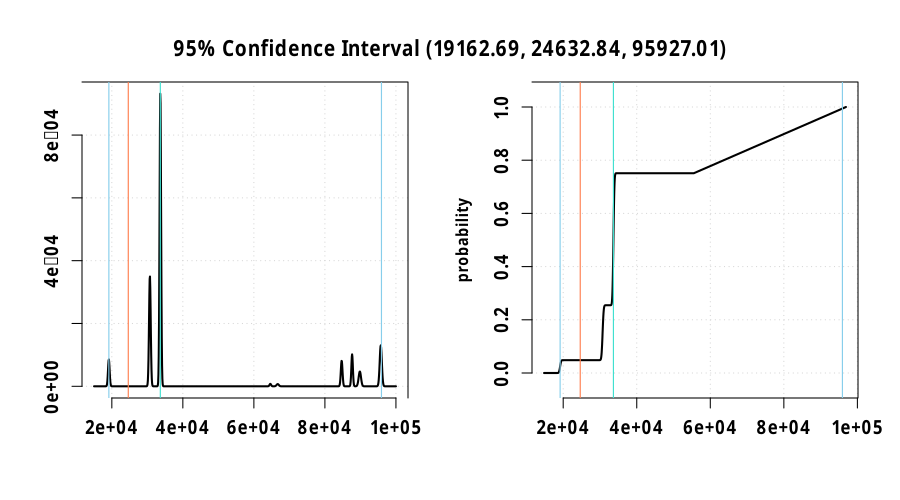

The R source for this figure:
rm(list = ls(all.names = TRUE)) #will clear all objects includes hidden objects.
# load libraries
options("StartupBanner" = "off")
options(expressions = 500000) #increase the limit on the number of nested expressions that will be evaluated
library("distr")
library("distrEx")
library("rlang") # required for environment functions
library(llvm)
distroptions("WarningArith" = FALSE)
set.seed(100)

# max loop number(less than or equal to)
max_loop <- 100000
restore.energy <- distr::Norm(11024.3, 30) # nj
restore.timing <- distr::Norm(8409.47, 0.01) # us


block.entry <- env(
  name = "entry",
  preds = list(),
  succs = list("checkpoint.1"),
  energy = "E(classify, entry)",
  timing = "T(classify, entry)",
  insts = list(
    list("sym$\"data.addr\" <- alloca(\"i16\")", "nop", "E(alloca)", "T(alloca)"),
    list("sym$\"result\" <- alloca(\"i16\")", "nop", "E(alloca)", "T(alloca)"),
    list("store(sym$\"data\", sym$\"data.addr\")", "nop", "E(store)", "T(store)"),
    list("store(-1, sym$\"result\")", "nop", "E(store)", "T(store)"),
    list("br(checkpoint.1)", "nop", "E(br)", "T(br)")))

block.checkpoint.1 <- env(
  name = "checkpoint.1",
  preds = list("entry"),
  succs = list("if.then", "if.else"),
  energy = "E(classify, checkpoint.1)",
  timing = "T(classify, checkpoint.1)",
  insts = list(
    list("checkpoint()", "nop", "E(call) + distr::Norm(14560, 20)", "T(call) + distr::Norm(8517.05, 0.01)"),
    list("sym$\"0\" <- load(sym$\"data.addr\")", "nop", "E(load)", "T(load)"),
    list("sym$\"cmp\" <- icmp(slt, sym$\"0\", 21)", "nop", "E(icmp)", "T(icmp)"),
    list("br(if.then, if.else, sym$\"cmp\")", "{if (is(sym$\"0\", \"Distribution\")) sym$\"0\" <- add(sym$\"cmp\", 21)};store(sym$\"0\", sym$\"data.addr\"); ", "E(br)", "T(br)")))

block.if.then <- env(
  name = "if.then",
  preds = list("checkpoint.1"),
  succs = list("checkpoint.2"),
  energy = "E(classify, if.then)",
  timing = "T(classify, if.then)",
  insts = list(
    list("if(checkpoint.1) {sym$\"cmp\" <- sym$\"cmp.true\"; {if (is(sym$\"0\", \"Distribution\")) sym$\"0\" <- add(sym$\"cmp\", 21)};store(sym$\"0\", sym$\"data.addr\"); };", "nop", "0", "0"),
    list("sym$\"1\" <- load(sym$\"data.addr\")", "nop", "E(load)", "T(load)"),
    list("store(1, sym$\"result\")", "nop", "E(store)", "T(store)"),
    list("br(checkpoint.2)", "nop", "E(br)", "T(br)")))

block.checkpoint.2 <- env(
  name = "checkpoint.2",
  preds = list("if.then"),
  succs = list("if.end4"),
  energy = "E(classify, checkpoint.2)",
  timing = "T(classify, checkpoint.2)",
  insts = list(
    list("checkpoint()", "nop", "E(call) + distr::Norm(14560, 20)", "T(call) + distr::Norm(8517.05, 0.01)"),
    list("br(if.end4)", "nop", "E(br)", "T(br)")))

block.if.else <- env(
  name = "if.else",
  preds = list("checkpoint.1"),
  succs = list("if.then2", "if.else3"),
  energy = "E(classify, if.else)",
  timing = "T(classify, if.else)",
  insts = list(
    list("if(checkpoint.1) {sym$\"cmp\" <- sym$\"cmp.false\"; {if (is(sym$\"0\", \"Distribution\")) sym$\"0\" <- add(sym$\"cmp\", 21)};store(sym$\"0\", sym$\"data.addr\"); };", "nop", "0", "0"),
    list("sym$\"2\" <- load(sym$\"data.addr\")", "nop", "E(load)", "T(load)"),
    list("sym$\"cmp1\" <- icmp(sgt, sym$\"2\", 27)", "nop", "E(icmp)", "T(icmp)"),
    list("br(if.then2, if.else3, sym$\"cmp1\")", "{if (is(sym$\"2\", \"Distribution\")) sym$\"2\" <- add(sym$\"cmp1\", 27)};store(sym$\"2\", sym$\"data.addr\"); ", "E(br)", "T(br)")))

block.if.then2 <- env(
  name = "if.then2",
  preds = list("if.else"),
  succs = list("checkpoint.3"),
  energy = "E(classify, if.then2)",
  timing = "T(classify, if.then2)",
  insts = list(
    list("if(if.else) {sym$\"cmp1\" <- sym$\"cmp1.true\"; {if (is(sym$\"2\", \"Distribution\")) sym$\"2\" <- add(sym$\"cmp1\", 27)};store(sym$\"2\", sym$\"data.addr\"); };", "nop", "0", "0"),
    list("store(0, sym$\"result\")", "nop", "E(store)", "T(store)"),
    list("br(checkpoint.3)", "nop", "E(br)", "T(br)")))

block.checkpoint.3 <- env(
  name = "checkpoint.3",
  preds = list("if.then2"),
  succs = list("if.end"),
  energy = "E(classify, checkpoint.3)",
  timing = "T(classify, checkpoint.3)",
  insts = list(
    list("checkpoint()", "nop", "E(call) + distr::Norm(14560, 20)", "T(call) + distr::Norm(8517.05, 0.01)"),
    list("br(if.end)", "nop", "E(br)", "T(br)")))

block.if.else3 <- env(
  name = "if.else3",
  preds = list("if.else"),
  succs = list("if.end"),
  energy = "E(classify, if.else3)",
  timing = "T(classify, if.else3)",
  insts = list(
    list("if(if.else) {sym$\"cmp1\" <- sym$\"cmp1.false\"; {if (is(sym$\"2\", \"Distribution\")) sym$\"2\" <- add(sym$\"cmp1\", 27)};store(sym$\"2\", sym$\"data.addr\"); };", "nop", "0", "0"),
    list("br(if.end)", "nop", "E(br)", "T(br)")))

block.if.end <- env(
  name = "if.end",
  preds = list("if.else3", "checkpoint.3"),
  succs = list("if.end4"),
  energy = "E(classify, if.end)",
  timing = "T(classify, if.end)",
  insts = list(
    list("br(if.end4)", "nop", "E(br)", "T(br)")))

block.if.end4 <- env(
  name = "if.end4",
  preds = list("if.end", "checkpoint.2"),
  succs = list(),
  energy = "E(classify, if.end4)",
  timing = "T(classify, if.end4)",
  insts = list(
    list("checkpoint()", "nop", "E(call) + distr::Norm(14560, 20)", "T(call) + distr::Norm(8517.05, 0.01)"),
    list("sym$\"3\" <- load(sym$\"result\")", "nop", "E(load)", "T(load)"),
    list("path.return <<- c(path.return, ret(sym$\"3\")); if.end4 <- TRUE; if.end <- FALSE; checkpoint.2 <- FALSE", "nop", "E(ret)", "T(ret)")))

preds <- list(list(), list(block.entry), list(block.checkpoint.1), list(block.if.then), list(block.checkpoint.1), list(block.if.else), list(block.if.then2), list(block.if.else), list(block.if.else3, block.checkpoint.3), list(block.if.end, block.checkpoint.2))
names(preds) <- c(block.entry$name, block.checkpoint.1$name, block.if.then$name, block.checkpoint.2$name, block.if.else$name, block.if.then2$name, block.checkpoint.3$name, block.if.else3$name, block.if.end$name, block.if.end4$name)

succs <- list(list(block.checkpoint.1), list(block.if.then, block.if.else), list(block.checkpoint.2), list(block.if.end4), list(block.if.then2, block.if.else3), list(block.checkpoint.3), list(block.if.end), list(block.if.end), list(block.if.end4), list())
names(succs) <- c(block.entry$name, block.checkpoint.1$name, block.if.then$name, block.checkpoint.2$name, block.if.else$name, block.if.then2$name, block.checkpoint.3$name, block.if.else3$name, block.if.end$name, block.if.end4$name)

edge_global <- as.list(rep(0, 11))
edge_local <- as.list(rep(0, 11))
edge_visited <- as.list(rep(0, 11))
names(edge_global) <- c("entry#checkpoint.1", "checkpoint.1#if.then", "checkpoint.1#if.else", "if.then#checkpoint.2", "checkpoint.2#if.end4", "if.else#if.then2", "if.else#if.else3", "if.then2#checkpoint.3", "checkpoint.3#if.end", "if.else3#if.end", "if.end#if.end4")
names(edge_local) <- c("entry#checkpoint.1", "checkpoint.1#if.then", "checkpoint.1#if.else", "if.then#checkpoint.2", "checkpoint.2#if.end4", "if.else#if.then2", "if.else#if.else3", "if.then2#checkpoint.3", "checkpoint.3#if.end", "if.else3#if.end", "if.end#if.end4")
names(edge_visited) <- c("entry#checkpoint.1", "checkpoint.1#if.then", "checkpoint.1#if.else", "if.then#checkpoint.2", "checkpoint.2#if.end4", "if.else#if.then2", "if.else#if.else3", "if.then2#checkpoint.3", "checkpoint.3#if.end", "if.else3#if.end", "if.end#if.end4")

freq <- as.list(rep("0", 10))
names(freq) <- c(block.entry$name, block.checkpoint.1$name, block.if.then$name, block.checkpoint.2$name, block.if.else$name, block.if.then2$name, block.checkpoint.3$name, block.if.else3$name, block.if.end$name, block.if.end4$name)

visited <- as.list(rep(0, 10))
names(visited) <- c(block.entry$name, block.checkpoint.1$name, block.if.then$name, block.checkpoint.2$name, block.if.else$name, block.if.then2$name, block.checkpoint.3$name, block.if.else3$name, block.if.end$name, block.if.end4$name)

color <- as.list(rep("white", 10))
names(color) <- c(block.entry$name, block.checkpoint.1$name, block.if.then$name, block.checkpoint.2$name, block.if.else$name, block.if.then2$name, block.checkpoint.3$name, block.if.else3$name, block.if.end$name, block.if.end4$name)

total_visit <- as.list(rep(0, 10))
names(total_visit) <- c(block.entry$name, block.checkpoint.1$name, block.if.then$name, block.checkpoint.2$name, block.if.else$name, block.if.then2$name, block.checkpoint.3$name, block.if.else3$name, block.if.end$name, block.if.end4$name)

.function <- list(
  name = "classify",
  formals = list("sym$\"data\" <- Mixing(Binom(40, 0.4), 15 + Binom(30, 0.6), mixCoeff = c(0.7, 0.3))"),
  initials = list("entry <- FALSE; checkpoint.1 <- FALSE; if.then <- FALSE; checkpoint.2 <- FALSE; if.else <- FALSE; if.then2 <- FALSE; checkpoint.3 <- FALSE; if.else3 <- FALSE; if.end <- FALSE; if.end4 <- FALSE"),
  globals = list(),
  types = list(),
  blocks = list(block.entry, block.checkpoint.1, block.if.then, block.checkpoint.2, block.if.else, block.if.then2, block.checkpoint.3, block.if.else3, block.if.end, block.if.end4))

# Capacitor Thresholds
min_cap <- 520200 * 2 #nj
max_cap <- 781250 * 2 #nj

# 2 mF capacitance 40 cm distance profile
harvesting_time <- 20000 # us

# Create output file
profile <- paste0(".output/", .function$name, ".profile")
file.create(profile, showWarnings = FALSE, recursive = TRUE)

clone <- function(env) {
  newenv <- rlang::env_clone(env)
  newenv$stack <- rlang::env_clone(env$stack)
  newenv$heap <- rlang::env_clone(env$heap)
  newenv$global <- rlang::env_clone(env$global)
  newenv$nv <- rlang::env_clone(env$nv)
  newenv$sym <- rlang::env_clone(env$sym)
  newenv$typ <- rlang::env_clone(env$typ)
  newenv$memptrs <- rlang::env_clone(env$memptrs)
  return(newenv)
}

library("dequer") # required for an efficient implementation of stack

DFS <- function(prev, v, path, prob, visited, edge_visited, env, t, e, p) {
  nodes <- stack()
  dequer::push(nodes, list(prev, v, path, prob, visited, edge_visited, env, t, e, p))
  while (length(nodes)) {
    node <- dequer::pop(nodes)
    prev <- node[[1]]; v <- node[[2]]; path <- node[[3]]; prob <- node[[4]];
    visited <- node[[5]]; edge_visited <- node[[6]]; env <- node[[7]]; t <- node[[8]]; p <- node[[10]]
    #  mark v visited
    visited[[v$name]] <- visited[[v$name]] + 1
    color[v$name] <<- "gray"
    # add blockname to the path
    path <- paste0(path, "%", v$name)
    # initialize current block
    .block <<- v
    cat(v$name, "\n")
    # eval path probability
    if (length(prev)) {
      expr <- paste0(prev$name, "_", v$name)
      value <- eval(parse(text = expr), envir = env)
      out <- paste0(prev$name, "#", v$name)
      edge_visited[[out]] <- edge_visited[[out]] + 1
      # print(paste0(out, " = ", value))
      prob <- paste0(prob, "*", value)
      p <- p * value
    }
    # add block timing to total timing
    t <- t + eval(parse(text = v$timing), envir = env)
    e <- e + eval(parse(text = v$energy), envir = env)
    # execute block's instructions
    for (inst in v$insts) {
      if (substr(inst[1], 1, 6) == "memcpy") {
        e <- e + eval(parse(text = inst[3]), envir = env)
        t <- t + eval(parse(text = inst[4]), envir = env)
      }
      eval(parse(text = inst[1]), envir = env)
    }
    # for each successor v' of v { fs
    for (i in seq_along(succs[[v$name]])) {
      # if v' not yet visited and prob is greater than 0 {
      if (length(succs[[v$name]][[i]])) {
        expr <- paste0(v$name, "_", succs[[v$name]][[i]]$name)
        value <- eval(parse(text = expr), envir = env)
        if (value > 0 && all(visited <= max_loop)) {
          # if (i == 1) clone <- env # to be more efficient
          # else
          clone_env <- clone(env) # don't create unnecessary envs.
          dequer::push(nodes, list(v, succs[[v$name]][[i]], path, prob, visited, edge_visited, clone_env, t, e, p))
        }
      }
    }
    #
    if (!length(succs[[v$name]])) {
      color[v$name] <<- "black"
      #p <- eval(parse(text = prob), envir = env)
      path.prob <<- c(path.prob, p) # TODO: is rounding good here?
      if (is.numeric(t)) t <- distr::DiscreteDistribution(t)
      path.timing <<- c(path.timing, t)
      line <- paste0(path, ":", prob, "=", p)
      write(line, file = profile, append = TRUE)
      for (i in seq_along(visited)) {
        if (visited[[i]] != 0) {
          # collect frequency as percentage
          freq[names(visited)[i]] <<- paste0(freq[names(visited)[i]], "+", p)
          total_visit[[names(visited)[i]]] <<- total_visit[[names(visited)[i]]] + visited[[i]]
        }
      }
      for (i in seq_along(edge_visited)) {
        if (edge_visited[[i]] != 0) {
          edge_global[i] <<- paste0(edge_global[i], "+", p)
          edge_local[[i]] <<- edge_local[[i]] + edge_visited[[i]]
        }
      }
    }
  }
}

path.return <- vector()
path.prob <- vector()
path.energy <- vector()
path.timing <- vector()

.block <- env()
env <- env()
source(".output/meta.R", local = env)
source(".output/model.conf.R", local = env)
# eval function parameters
eval(parse(text = .function$types), envir = env)
eval(parse(text = .function$globals), envir = env)
eval(parse(text = .function$formals), envir = env)
eval(parse(text = .function$initials), envir = env)
# run the machine
initial_t <- 0
initial_e <- 0
system.time(DFS(list(), .function$blocks[[1]], "", "1", visited, edge_visited, env, initial_t, initial_e, 1))

prob_global_file <- paste0(".output/", .function$name, ".global.prob")
file.create(prob_global_file, showWarnings = FALSE, recursive = TRUE)
for (i in seq_along(edge_global)) {
  p <- eval(parse(text = edge_global[i]))
  line <- paste0(names(edge_global)[i], ": [", edge_local[[i]], "] = ", p)
  write(line, file = prob_global_file, append = TRUE)
  #print(line)
}

prob_local_file <- paste0(".output/", .function$name, ".local.prob")
file.create(prob_local_file, showWarnings = FALSE, recursive = TRUE)
for (i in seq_along(edge_local)) {
  edge_name <- names(edge_local)[i] # edge's name
  block <- unlist(strsplit(edge_name, "#"))[1] # block's name
  if (total_visit[[block]] != 0)
    p <- edge_local[[i]] / total_visit[[block]]
  else
    p <- edge_local[[i]]
  line <- paste0(edge_name, ": [", edge_local[i], "] = ", p)
  write(line, file = prob_local_file, append = TRUE)
  #print(line)
}

freq_file <- paste0(".output/", .function$name, ".freq")
file.create(freq_file, showWarnings = FALSE, recursive = TRUE)
for (i in seq_along(freq)) {
  f <- eval(parse(text = freq[i]))
  line <- paste0(names(freq)[i], ": [", total_visit[[i]], "] = ", f)
  write(line, file = freq_file, append = TRUE)
  #print(line)
}

#for (i in seq_along(color)) {
#  print(paste0(names(color)[i], " = ", color[i]))
#}
# return plot
opar <- par()
path.return.mixture <- distr::UnivarMixingDistribution(Dlist = path.return, mixCoeff = path.prob)
returnPlot <- paste0(".dots/return/", .function$name, ".svg")
dir.create(dirname(returnPlot), showWarnings = FALSE, recursive = TRUE)
svg(returnPlot, width = 10.5, height = 3.5)
plot(path.return.mixture, to.draw.arg = c("d", "p", "q"), bty = "7",
     panel.first = grid(lwd = 1), lwd = 1, vertical = FALSE,
     col.points = c("red", "black"), cex.points = 1.8,
     inner = list(
       paste("Probability Function of", .function$name),
       paste("CDF of", .function$name),
       paste("Quantile Function of", .function$name)),
)
suppressWarnings(par(opar))
dev.off()
browseURL(paste0('file://', file.path(getwd(), returnPlot)))

# timing plot
opar <- par()
path.timing.mixture <- distr::UnivarMixingDistribution(Dlist = path.timing, mixCoeff = path.prob)
q1 <- distr::q(path.timing.mixture)(.025)
mn <- distrEx::E(path.timing.mixture)
md <- distrEx::median(path.timing.mixture)
q2 <- distr::q(path.timing.mixture)(.975)
rnd <- round(c(q1, mn, q2), 2)
lab <- paste0("95% Confidence Interval (", rnd[1], ", ", rnd[2], ", ", rnd[3], ")")
timingPlot <- paste0(".dots/timing/", .function$name, ".svg")
dir.create(dirname(timingPlot), showWarnings = FALSE, recursive = TRUE)
svg(timingPlot, width = 10.5, height = 3.5)
par(mfrow = c(1, 3))
plot(path.timing.mixture, mfColRow = FALSE, to.draw.arg = "d", bty = "7",
     panel.first = grid(lwd = 1), lwd = 1, vertical = FALSE,
     col.points = c("red", "black"), cex.points = 1.8,
     inner = list(paste("Probability Function Of", .function$name)))
abline(v = c(q1, md, mn, q2), col = c("skyblue", "turquoise", "coral", "skyblue"))
plot(path.timing.mixture, mfColRow = FALSE, to.draw.arg = "p", bty = "7",
     panel.first = grid(lwd = 1), lwd = 1, vertical = FALSE,
     col.points = c("red", "black"), cex.points = 1.8, xlab = "",
     inner = list(paste("CDF of", .function$name)))
title(xlab = lab)
abline(v = c(q1, md, mn, q2), col = c("skyblue", "turquoise", "coral", "skyblue"))
plot(path.timing.mixture, mfColRow = FALSE, to.draw.arg = "q", bty = "7",
     panel.first = grid(lwd = 1), lwd = 1, vertical = FALSE,
     col.points = c("red", "black"), cex.points = 1.8,
     inner = list(paste("Quantile Function of", .function$name)))
abline(h = c(q1, md, mn, q2), col = c("skyblue", "turquoise", "coral", "skyblue"))
suppressWarnings(par(opar))
dev.off()
browseURL(paste0('file://', file.path(getwd(), timingPlot)))

cat("\nTime @ 1 MHz (us)")
cat("\nName ", "Mean", "Sd")
cat("\n", .function$name, distrEx::E(path.timing.mixture), distrEx::sd(path.timing.mixture))

isCheckpoint <- function(block) {
  for (i in block$insts) {
    if (i[[1]] == "checkpoint()") {
      return(TRUE)
    }
  }
  return(FALSE)
}

path.timing.mixture <- 0

intermittent_analysis <- function() {
  restore.timing <- restore.timing + harvesting_time
  file <- readLines(profile)
  tt <- vector()
  pp <- vector()
  pf_path_counter <- 0
  for (i in seq_along(file)) {
    init_cap <- distr::Unif(min_cap, max_cap)
    path <- strsplit(file[i], ":")[[1]][[1]]
    # prob in the file
    prob <- as.double(strsplit(file[i], "=")[[1]][[2]])
    # blocks of the path
    blocks <- strsplit(path, "%")[[1]]
    blocks <- blocks[2:length(blocks)]
    cp_path_total_timing <- 0
    paths <- list(list("cap" = init_cap, "total_timing" = 0, "timing" = vector(), "energy" = 0, "pf_prob" = 1, "nopf_prob" = 1, "has_pf_path" = FALSE)) # "cap" = init_cap - checkpoint.energy,
    for (j in seq_along(blocks)) {
      cat(j, " ", blocks[[j]], "\n")
      block <- eval(parse(text = paste0("block.", blocks[[j]])))
      block_energy <- eval(parse(text = block$energy), envir = env)
      block_timing <- eval(parse(text = block$timing), envir = env)
      if (isCheckpoint(block) && j != 1) {
        cat("CHECKPOINT\n")
        # cp_path_total_timing <- cp_path_total_timing + checkpoint.timing
        for (c in seq_along(paths)) {
          if (paths[[c]]$nopf_prob == 0) {
            next
          }
          # for main path (without power failures path)
          if (length(paths[[c]]$timing) == 0) {
            paths[[c]]$timing <- cp_path_total_timing
            paths[[c]]$total_timing <- paths[[c]]$total_timing + paths[[c]]$timing
          }else {
            # add cp to cp total timing to timing vector for example power failure path
            paths[[c]]$timing <- lapply(paths[[c]]$timing, function(x) x + cp_path_total_timing)
            #TODO: normalize the pf_probs
            # sum all probs for coef
            totalpf <- sum(paths[[c]]$pf_prob)
            # calculate coef for all blocks
            coef <- 1 / totalpf
            # multiply all block power failure prob with coef
            paths[[c]]$pf_prob <- paths[[c]]$pf_prob * coef
            # mix cp to cp path timing totals
            path.timing.mixture <- distr::UnivarMixingDistribution(Dlist = paths[[c]]$timing, mixCoeff = paths[[c]]$pf_prob)
            paths[[c]]$total_timing <- paths[[c]]$total_timing + path.timing.mixture
          }
          # init cp to cp timing and prob vector
          paths[[c]]$timing <- vector()
          paths[[c]]$pf_prob <- vector()
          # paths[[c]]$cap <- paths[[c]]$cap - checkpoint.energy
        }
        cp_path_total_timing <- 0
      }
      cp_path_total_timing <- cp_path_total_timing + block_timing
      for (p in seq_along(paths)) {
        if (paths[[p]]$nopf_prob == 0) {
          next
        }
        # current vertex' energy subtract from the  current capacitor total energy
        paths[[p]]$cap <- paths[[p]]$cap - block_energy
        # probability of cur_cap < min_cap so power failure prob
        pf_prob <- round(distr::p(paths[[p]]$cap)(min_cap), 3)
        # 1 - power failure prob = no power failure path (main path) prob
        paths[[p]]$nopf_prob <- round(paths[[p]]$nopf_prob * (1 - pf_prob), 3)
        # if power failure probability > 0
        if (pf_prob > 0) {
          if (!paths[[p]]$has_pf_path) {
            pf_path_counter <- pf_path_counter + 1
            paths[[p]]$has_pf_path <- TRUE
            # harvesting time in restore timing
            pf_timing <- paths[[p]]$total_timing + restore.timing
            cap_init <- max_cap - restore.energy
            timing <- append(vector(), cp_path_total_timing)
            # add new power failure path to path list with initial values
            paths <- append(paths, list(list("cap" = cap_init, "total_timing" = pf_timing, "timing" = timing, "energy" = vector(), "pf_prob" = pf_prob, "nopf_prob" = 1, "has_pf_path" = FALSE)))
          }else {
            pf_path_counter <- pf_path_counter + 1
            paths[[p + 1]]$timing <- append(paths[[p + 1]]$timing, cp_path_total_timing)
            paths[[p + 1]]$pf_prob <- append(paths[[p + 1]]$pf_prob, pf_prob)
          }
        }
      }
    }
    timing_vec <- vector()
    prob_vec <- vector()
    for (c in seq_along(paths)) {
      # if timing is empty, need to append local total because you cant add to empty vector
      if (length(paths[[c]]$timing) == 0) {
        paths[[c]]$timing <- append(paths[[c]]$timing, cp_path_total_timing)
      }else {
        paths[[c]]$timing <- lapply(paths[[c]]$timing, function(x) x + cp_path_total_timing)
      }
      if (length(paths[[c]]$timing) > 1) {
        #TODO: normalize the pf_probs
        # sum all probs for coef
        totalpf <- sum(paths[[c]]$pf_prob)
        # calculate coef for all blocks
        coef <- 1 / totalpf
        # multiply all block power failure prob with coef
        paths[[c]]$pf_prob <- paths[[c]]$pf_prob * coef
        # mix cp to cp path timing totals
        path.timing.mixture <- distr::UnivarMixingDistribution(Dlist = paths[[c]]$timing, mixCoeff = paths[[c]]$pf_prob)
        paths[[c]]$total_timing <- paths[[c]]$total_timing + path.timing.mixture
      }
      else {
        paths[[c]]$total_timing <- paths[[c]]$total_timing + paths[[c]]$timing[[1]]
      }
      if (c > 1) {
        # this paths probability is previous paths (1 - no power failure path prob)
        paths[[c]]$nopf_prob <- paths[[c]]$nopf_prob * (1 - paths[[c - 1]]$nopf_prob)
        timing_vec <- c(timing_vec, paths[[c]]$total_timing)
        prob_vec <- c(prob_vec, paths[[c]]$nopf_prob)
      }else {
        timing_vec <- c(timing_vec, paths[[c]]$total_timing)
        prob_vec <- c(prob_vec, paths[[c]]$nopf_prob)
      }
    }
    while (!is.na(match(0, prob_vec))) {
      i <- match(0, prob_vec)
      prob_vec <- prob_vec[-i]
      timing_vec <- timing_vec[-i]
    }
    path.timing.mixture <- distr::UnivarMixingDistribution(Dlist = timing_vec, mixCoeff = prob_vec)
    tt <- c(tt, path.timing.mixture)
    pp <- c(pp, prob)
  }
  cat("PF PATH COUNT: ", pf_path_counter, "\n")
  path.timing.mixture <<- distr::UnivarMixingDistribution(Dlist = tt, mixCoeff = pp)
}

system.time(intermittent_analysis())
opar <- par()
q1 <- distr::q(path.timing.mixture)(.025)
mn <- distrEx::E(path.timing.mixture)
md <- distrEx::median(path.timing.mixture)
q2 <- distr::q(path.timing.mixture)(.975)
rnd <- round(c(q1, mn, q2), 2)
lab <- paste0("95% Confidence Interval (", rnd[1], ", ", rnd[2], ", ", rnd[3], ")")
################################################
timingPlot <- paste0("Plots/", .function$name, ".intermittent.2mF.1MHz.Variant2.pdf")
dir.create(dirname(timingPlot), showWarnings = FALSE, recursive = TRUE)
# systemfonts::match_font("Fira Sans", bold = TRUE)
extrafont::loadfonts()
pdf(timingPlot, width = 9, height = 5, family = "Fira Sans")
par(mfrow = c(1, 2))
plot(path.timing.mixture, font = 2, font.lab = 2, font.main = 2, cex = 1.1, fontfamily = "Fira Sans", mfColRow = FALSE, to.draw.arg = "d", bty = "7",
     panel.first = grid(lwd = 1.1), lwd = 2, vertical = FALSE, xlab = "", cex.axis = 1.2,
     col.points = c("red", "black"), cex.points = 1.8, ylab = "", inner = "", xlim = c(15000, 100000)
     # inner = list(paste("Probability Function Of", .function$name))
)
abline(v = c(q1, md, mn, q2), lwd = 1.1, col = c("skyblue", "turquoise", "coral", "skyblue"))
plot(path.timing.mixture, font = 2, font.lab = 2, font.main = 2, cex = 1.1, fontfamily = "Fira Sans", mfColRow = FALSE, to.draw.arg = "p", bty = "7",
     panel.first = grid(lwd = 1.1), lwd = 2, vertical = FALSE, inner = "", cex.axis = 1.2,
     col.points = c("red", "black"), cex.points = 1.8, xlab = "", ylab = "probability",
     # inner = list(paste("CDF of", .function$name))
)
abline(v = c(q1, md, mn, q2), lwd = 1.1, col = c("skyblue", "turquoise", "coral", "skyblue"))
# title(xlab = lab, font = 2, font.lab = 2, font.main = 2, family = "Fira Sans", cex.lab = 1.1)
mtext(lab, side = 3, line = -3, outer = TRUE, font = 2, font.lab = 2, font.main = 2, family = "Fira Sans", cex = 1.3)
# plot(path.timing.mixture, font = 2, font.lab = 2, font.main = 2, mfColRow = FALSE, to.draw.arg = "q", bty = "7",
#      panel.first = grid(lwd = 1.1), lwd = 2, vertical = FALSE,
#      col.points = c("red", "black"), cex.points = 1.8, inner = "", #ylab = "")
# )
abline(h = c(q1, md, mn, q2), lwd = 1.1, col = c("skyblue", "turquoise", "coral", "skyblue"))
suppressWarnings(par(opar))
dev.off()
# browseURL(paste0('file://', file.path(getwd(), timingPlot)))
################################################
cat("\nTime @ 1 MHz (us)")
cat("\nName ", "Mean", "Sd")
cat("\n", .function$name, distr::mean(path.timing.mixture), distrEx::sd(path.timing.mixture))
cat("\n")
distr::p(path.timing.mixture)(20000)
cat("\n")
distr::p(path.timing.mixture)(40000)

cat("95\n")
round(distr::q(path.timing.mixture)(.025) * 0.001, 1)
cat("\n")
round(distr::q(path.timing.mixture)(.975) * 0.001, 1)
cat("90\n")
round(distr::q(path.timing.mixture)(.05) * 0.001, 1)
cat("\n")
round(distr::q(path.timing.mixture)(.95) * 0.001, 1)
cat("80\n")
round(distr::q(path.timing.mixture)(.1) * 0.001, 1)
cat("\n")
round(distr::q(path.timing.mixture)(.9) * 0.001, 1)
